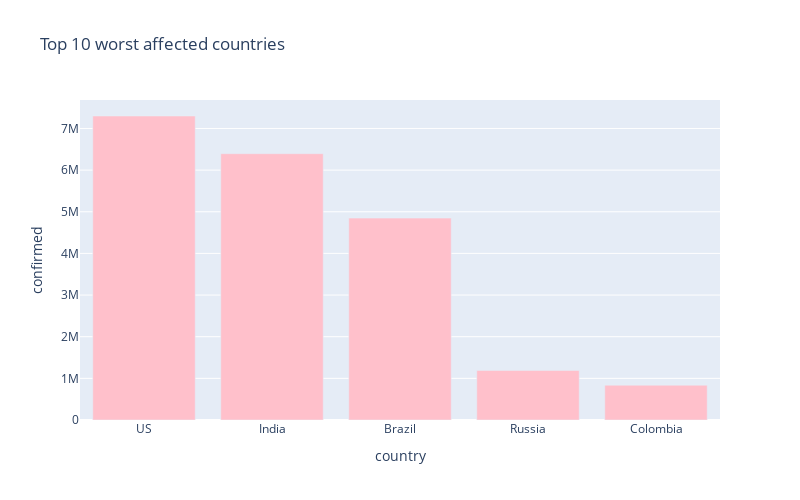

Notebook code for this chart:
### Code cell
px.bar(
    sorted_country_df.head(10),
    x = "country",
    y = "confirmed",
    title= "Top 10 worst affected countries", # the axis names
    color_discrete_sequence=["pink"], 
    height=500,
    width=800
)

### Figure 1 — Plotly figure (JSON) as saved in the notebook; plotly's stock layout.template omitted (floating-point values rounded to 4 significant figures)
{"data": [{"alignmentgroup": "True", "hovertemplate": "country=%{x}<br>confirmed=%{y}<extra></extra>", "legendgroup": "", "marker": {"color": "pink"}, "name": "", "offsetgroup": "", "orientation": "v", "showlegend": false, "textposition": "auto", "type": "bar", "x": ["US", "India", "Brazil", "Russia", "Colombia"], "xaxis": "x", "y": [7299080, 6394068, 4847092, 1188928, 835339], "yaxis": "y"}], "layout": {"barmode": "relative", "height": 500, "legend": {"tracegroupgap": 0}, "title": {"text": "Top 10 worst affected countries"}, "width": 800, "xaxis": {"anchor": "y", "domain": [0, 1], "title": {"text": "country"}}, "yaxis": {"anchor": "x", "domain": [0, 1], "title": {"text": "confirmed"}}}}
